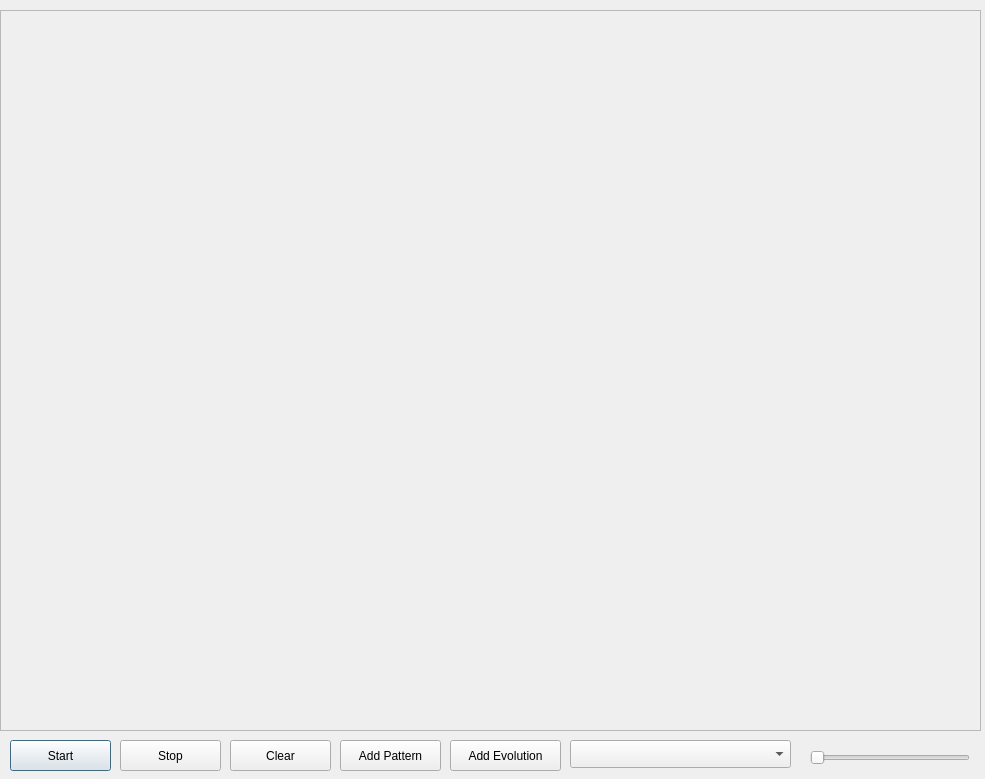
<?xml version="1.0" encoding="UTF-8"?>
<ui version="4.0">
 <class>Dialog</class>
 <widget class="QDialog" name="Dialog">
  <property name="geometry">
   <rect>
    <x>0</x>
    <y>0</y>
    <width>985</width>
    <height>779</height>
   </rect>
  </property>
  <property name="windowTitle">
   <string>Dialog</string>
  </property>
  <widget class="QFrame" name="GridFrame">
   <property name="geometry">
    <rect>
     <x>0</x>
     <y>10</y>
     <width>981</width>
     <height>721</height>
    </rect>
   </property>
   <property name="frameShape">
    <enum>QFrame::StyledPanel</enum>
   </property>
   <property name="frameShadow">
    <enum>QFrame::Raised</enum>
   </property>
  </widget>
  <widget class="QPushButton" name="Start">
   <property name="geometry">
    <rect>
     <x>10</x>
     <y>740</y>
     <width>101</width>
     <height>31</height>
    </rect>
   </property>
   <property name="text">
    <string>Start</string>
   </property>
  </widget>
  <widget class="QPushButton" name="Stop">
   <property name="geometry">
    <rect>
     <x>120</x>
     <y>740</y>
     <width>101</width>
     <height>31</height>
    </rect>
   </property>
   <property name="text">
    <string>Stop</string>
   </property>
  </widget>
  <widget class="QPushButton" name="Clear">
   <property name="geometry">
    <rect>
     <x>230</x>
     <y>740</y>
     <width>101</width>
     <height>31</height>
    </rect>
   </property>
   <property name="text">
    <string>Clear</string>
   </property>
  </widget>
  <widget class="QPushButton" name="AddPattern">
   <property name="geometry">
    <rect>
     <x>340</x>
     <y>740</y>
     <width>101</width>
     <height>31</height>
    </rect>
   </property>
   <property name="text">
    <string>Add Pattern</string>
   </property>
  </widget>
  <widget class="QPushButton" name="Evolutionary_Computation">
   <property name="geometry">
    <rect>
     <x>450</x>
     <y>740</y>
     <width>111</width>
     <height>31</height>
    </rect>
   </property>
   <property name="text">
    <string>Add Evolution</string>
   </property>
  </widget>
  <widget class="QSlider" name="SpeedSlider">
   <property name="geometry">
    <rect>
     <x>810</x>
     <y>750</y>
     <width>160</width>
     <height>16</height>
    </rect>
   </property>
   <property name="orientation">
    <enum>Qt::Horizontal</enum>
   </property>
  </widget>
  <widget class="QComboBox" name="comboBox">
   <property name="geometry">
    <rect>
     <x>570</x>
     <y>740</y>
     <width>221</width>
     <height>28</height>
    </rect>
   </property>
  </widget>
 </widget>
 <resources/>
 <connections/>
</ui>
